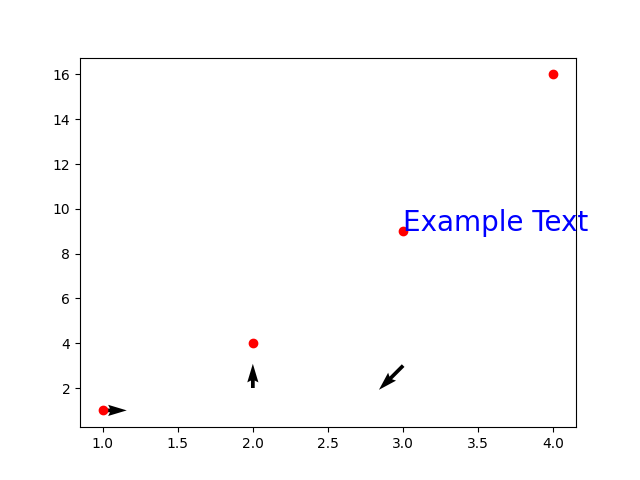

Here is the Python script that generated this plot:
import numpy as np
"""
# 生成三维数据
data = np.random.randn(5, 3)  # 生成100个样本，每个样本有3个特征

print(data)

# 计算相关系数矩阵
corr_matrix = np.corrcoef(data, rowvar=False)  # 设置rowvar=False表示每一列是一个变量

print("Correlation matrix:")
print(corr_matrix)
"""
x = np.zeros(10)
v = 0.5
x[:] = v

# print(x)

h = np.random.uniform(-0.1, 0.1)
# print(h)

# print((0+1)%10)


# 定义一个3x3的矩阵
A = np.array([[1, 2, 3],
              [4, 5, 6],
              [7, 8, 9]])

# 计算特征值和特征向量
eigenvalues, eigenvectors = np.linalg.eig(A)

# print("Eigenvalues:")
# print(eigenvalues)
# print("\nEigenvectors:")
# print(eigenvectors)


import matplotlib.pyplot as plt

# 定义起点和方向
X = [1, 2, 3]
Y = [1, 2, 3]
U = [1, 0, -1]
V = [0, 1, -1]

# 创建一个简单的图形
plt.plot([1, 2, 3, 4], [1, 4, 9, 16], 'ro')

# 绘制箭头
plt.quiver(X, Y, U, V)
# 在指定位置添加文本标注
plt.text(3, 9, 'Example Text', fontsize=20, color='blue')

# 显示图形
# plt.show()
plt.savefig('test2')